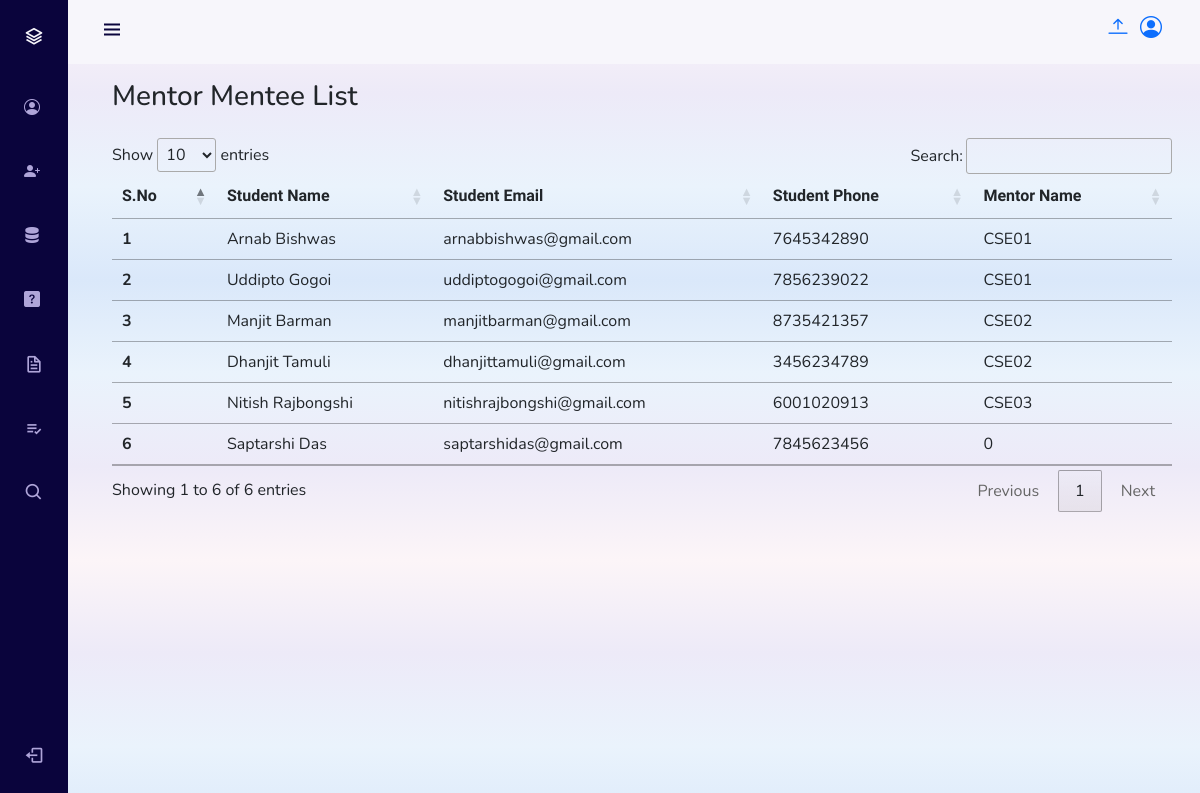
The page /admin/mentor_mentee_list.php (signed in) on the database its author committed.
### tables this page shows
CREATE TABLE `student` (
  `rollno` char(8) NOT NULL,
  `student_email` varchar(80) NOT NULL,
  `student_phone` char(10) NOT NULL,
  `student_firstname` varchar(35) NOT NULL,
  `student_lastname` varchar(35) NOT NULL,
  `academic_year` int(4) NOT NULL,
  `student_depertment` varchar(100) NOT NULL,
  `student_program` varchar(100) NOT NULL,
  `student_semester` varchar(20) NOT NULL,
  `student_password` varchar(255) NOT NULL,
  `assign_mentor` char(6) NOT NULL
);

### admin/database_details/mentor_mentee_details.php (the view)
<?php
echo "<h3 class='py-3'>Mentor Mentee List</h3>";
$sql = 'SELECT * FROM `student`';
$result = mysqli_query($conn, $sql);
$no_of_rows = mysqli_num_rows($result);
$sno = 0;
if ($no_of_rows > 0) {
    while ($row = mysqli_fetch_assoc($result)) {
        $sno = $sno + 1;
        echo '
            <tr>
                <th scope="row">' . $sno . '</th>
                <td>' . $row["student_firstname"] . ' '. $row["student_lastname"] . '</td>
                <td>' . $row["student_email"] . '</td>
                <td>' . $row["student_phone"] . '</td>
                <td>' . $row["assign_mentor"] . '</td>
            </tr>
            ';
    }
}
?>

### style/profile_sidebar.css (style rules this page uses)
:root { --header-height: 3rem; --nav-width: 68px; --first-color: #0a043c; --first-color-light: #AFA5D9; --white-color: #F7F6FB; --body-font: 'Nunito', sans-serif; --normal-font-size: 1rem; --z-fixed: 100; }
body { position: relative; margin: var(--header-height) 0 0 0; padding: 0 1rem; font-family: var(--body-font); font-size: var(--normal-font-size); transition: .5s; }
@media screen and (min-width:768px) { body { margin: calc(var(--header-height) + 1rem) 0 0 0; padding-left: calc(var(--nav-width) + 2rem); } }

### style/bg_color.css (style rules this page uses)
* { box-sizing: border-box; }
body { background: linear-gradient(#fcf5f8, #edeaf8, #eaf3fc, #dae8fa, #eaf3fc, #edeaf8, #fcf5f8); height: auto; }

### rows shown on the page
student: student_firstname "Arnab", student_lastname "Bishwas", student_email "arnabbishwas@gmail.com", student_phone "7645342890", assign_mentor "CSE01"
student: student_firstname "Uddipto", student_lastname "Gogoi", student_email "uddiptogogoi@gmail.com", student_phone "7856239022", assign_mentor "CSE01"
student: student_firstname "Manjit", student_lastname "Barman", student_email "manjitbarman@gmail.com", student_phone "8735421357", assign_mentor "CSE02"
student: student_firstname "Dhanjit", student_lastname "Tamuli", student_email "dhanjittamuli@gmail.com", student_phone "3456234789", assign_mentor "CSE02"
student: student_firstname "Nitish", student_lastname "Rajbongshi", student_email "nitishrajbongshi@gmail.com", student_phone "6001020913", assign_mentor "CSE03"
student: student_firstname "Saptarshi", student_lastname "Das", student_email "saptarshidas@gmail.com", student_phone "7845623456", assign_mentor "0"
